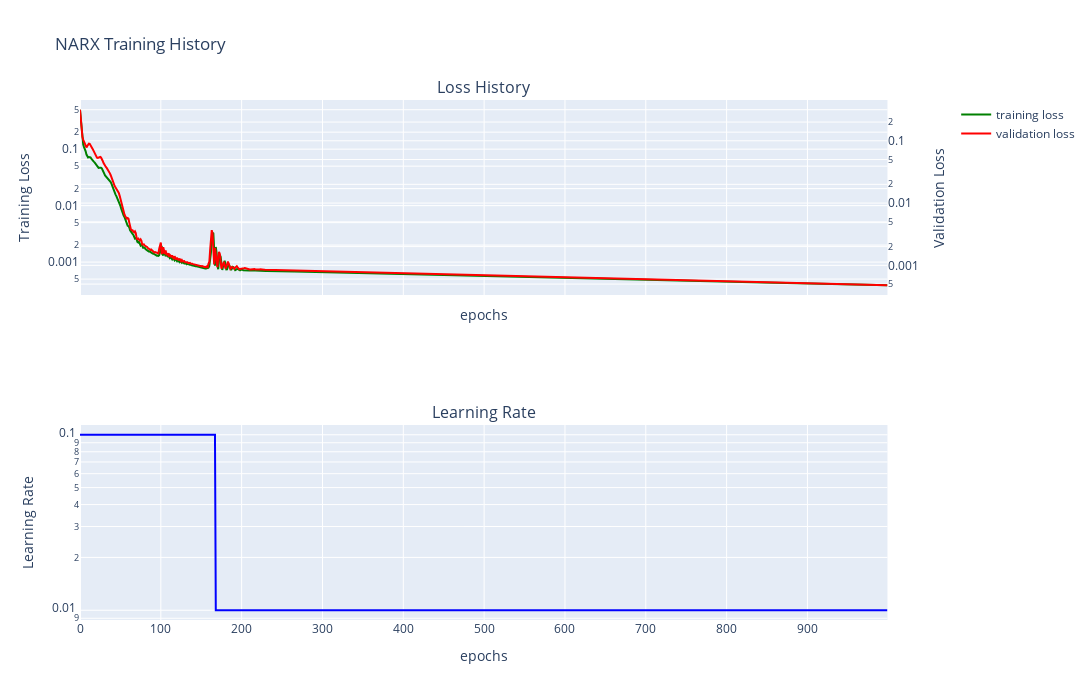

The notebook cell this image was saved under:
### Markdown cell above
# NARX model

### Code cell
su.narx_trainer(hidden_layers=[2], batch_size=320,
          learning_rate=0.1, epochs= 1000, scheduler_flag=True)
su.plot_narx_training_history_plotly()

### Figure 1 — Plotly figure (JSON) as saved in the notebook; plotly's stock layout.template omitted (floating-point values rounded to 4 significant figures; data arrays with more than 128 entries replaced by an {"elided": "..."} marker saying what was removed)
{"data": [{"line": {"color": "green"}, "mode": "lines", "name": "training loss", "showlegend": true, "type": "scatter", "x": {"elided": "1000 int values"}, "xaxis": "x", "y": {"elided": "1000 float values"}, "yaxis": "y"}, {"line": {"color": "red"}, "mode": "lines", "name": "validation loss", "showlegend": true, "type": "scatter", "x": {"elided": "1000 int values"}, "xaxis": "x", "y": {"elided": "1000 float values"}, "yaxis": "y2"}, {"line": {"color": "blue"}, "mode": "lines", "showlegend": false, "type": "scatter", "x": {"elided": "1000 int values"}, "xaxis": "x2", "y": {"elided": "1000 float values"}, "yaxis": "y3"}], "layout": {"annotations": [{"font": {"size": 16}, "showarrow": false, "text": "Loss History", "x": 0.47, "xanchor": "center", "xref": "paper", "y": 1, "yanchor": "bottom", "yref": "paper"}, {"font": {"size": 16}, "showarrow": false, "text": "Learning Rate", "x": 0.47, "xanchor": "center", "xref": "paper", "y": 0.375, "yanchor": "bottom", "yref": "paper"}], "height": 700, "title": {"text": "NARX Training History"}, "width": 1800, "xaxis": {"anchor": "y", "domain": [0, 0.94], "matches": "x2", "showticklabels": false, "title": {"text": "epochs"}}, "xaxis2": {"anchor": "y3", "domain": [0, 0.94], "title": {"text": "epochs"}}, "yaxis": {"anchor": "x", "domain": [0.625, 1], "title": {"text": "Training Loss"}, "type": "log"}, "yaxis2": {"anchor": "x", "overlaying": "y", "side": "right", "title": {"text": "Validation Loss"}, "type": "log"}, "yaxis3": {"anchor": "x2", "domain": [0, 0.375], "title": {"text": "Learning Rate"}, "type": "log"}}}
